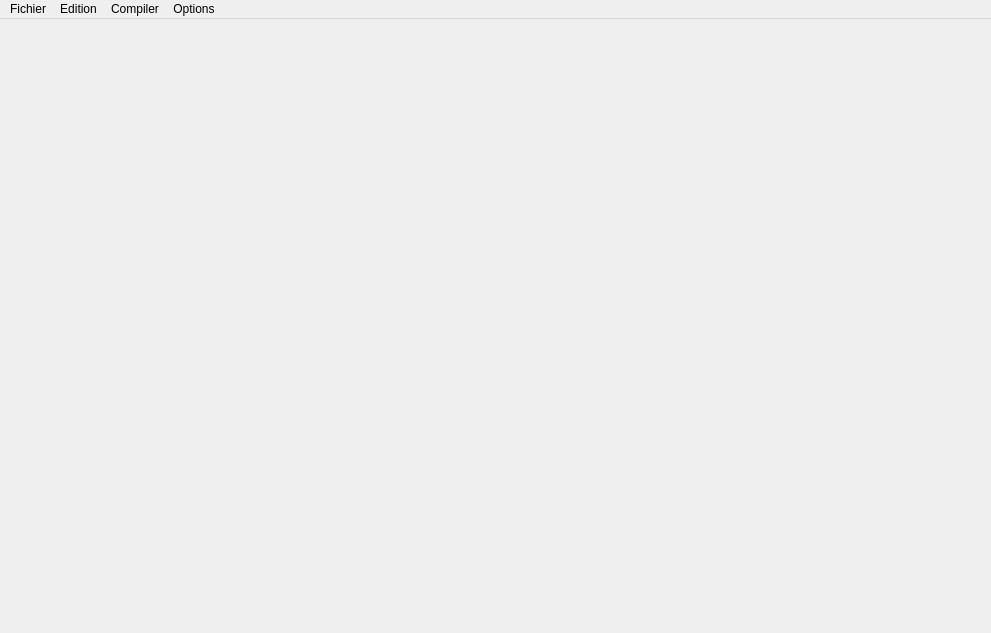
<?xml version="1.0" encoding="UTF-8"?>
<ui version="4.0">
 <class>MainWindow</class>
 <widget class="QMainWindow" name="MainWindow">
  <property name="geometry">
   <rect>
    <x>0</x>
    <y>0</y>
    <width>991</width>
    <height>633</height>
   </rect>
  </property>
  <property name="mouseTracking">
   <bool>true</bool>
  </property>
  <property name="windowTitle">
   <string>SimTex</string>
  </property>
  <property name="styleSheet">
   <string notr="true"/>
  </property>
  <widget class="QWidget" name="gridLayoutWidget">
   <property name="mouseTracking">
    <bool>true</bool>
   </property>
   <layout class="QGridLayout" name="gridLayout">
    <property name="sizeConstraint">
     <enum>QLayout::SetDefaultConstraint</enum>
    </property>
    <property name="leftMargin">
     <number>9</number>
    </property>
    <property name="topMargin">
     <number>5</number>
    </property>
    <property name="rightMargin">
     <number>0</number>
    </property>
    <property name="bottomMargin">
     <number>0</number>
    </property>
    <property name="spacing">
     <number>0</number>
    </property>
   </layout>
  </widget>
  <widget class="QMenuBar" name="menuBar">
   <property name="geometry">
    <rect>
     <x>0</x>
     <y>0</y>
     <width>991</width>
     <height>21</height>
    </rect>
   </property>
   <widget class="QMenu" name="menuFichier">
    <property name="title">
     <string>Fichier</string>
    </property>
    <widget class="QMenu" name="menuOuvrir_R_cent">
     <property name="title">
      <string>Ouvrir Récent</string>
     </property>
     <addaction name="separator"/>
     <addaction name="actionDeleteLastOpenFiles"/>
    </widget>
    <addaction name="actionNouveau"/>
    <addaction name="separator"/>
    <addaction name="actionOpen"/>
    <addaction name="menuOuvrir_R_cent"/>
    <addaction name="separator"/>
    <addaction name="actionSave"/>
    <addaction name="actionSaveAs"/>
    <addaction name="separator"/>
    <addaction name="actionEncodage"/>
    <addaction name="separator"/>
    <addaction name="actionExit"/>
   </widget>
   <widget class="QMenu" name="menuBuild">
    <property name="title">
     <string>Compiler</string>
    </property>
    <addaction name="actionPdfLatex"/>
    <addaction name="actionBibtex"/>
    <addaction name="separator"/>
    <addaction name="actionAutoView"/>
    <addaction name="actionView"/>
   </widget>
   <widget class="QMenu" name="menuOptions">
    <property name="title">
     <string>Options</string>
    </property>
    <widget class="QMenu" name="menuTh_me">
     <property name="title">
      <string>Thème</string>
     </property>
     <addaction name="separator"/>
     <addaction name="actionOpenConfigFolder"/>
    </widget>
    <addaction name="actionSettings"/>
    <addaction name="menuTh_me"/>
   </widget>
   <widget class="QMenu" name="menuEdition">
    <property name="title">
     <string>Edition</string>
    </property>
    <addaction name="actionUndo"/>
    <addaction name="actionRedo"/>
    <addaction name="separator"/>
    <addaction name="actionCut"/>
    <addaction name="actionCopy"/>
    <addaction name="actionPaste"/>
    <addaction name="separator"/>
    <addaction name="actionFindReplace"/>
   </widget>
   <addaction name="menuFichier"/>
   <addaction name="menuEdition"/>
   <addaction name="menuBuild"/>
   <addaction name="menuOptions"/>
  </widget>
  <action name="actionOpen">
   <property name="text">
    <string>Ouvrir</string>
   </property>
   <property name="shortcut">
    <string>Ctrl+O</string>
   </property>
  </action>
  <action name="actionSaveAs">
   <property name="text">
    <string>Enregistrer Sous</string>
   </property>
   <property name="shortcut">
    <string>Ctrl+Shift+S</string>
   </property>
  </action>
  <action name="actionSave">
   <property name="text">
    <string>Enregistrer</string>
   </property>
   <property name="shortcut">
    <string>Ctrl+S</string>
   </property>
  </action>
  <action name="actionPdfLatex">
   <property name="text">
    <string>PdfLatex</string>
   </property>
   <property name="shortcut">
    <string>Ctrl+B</string>
   </property>
  </action>
  <action name="actionSettings">
   <property name="text">
    <string>Préférences</string>
   </property>
   <property name="shortcut">
    <string>Ctrl+P</string>
   </property>
  </action>
  <action name="actionAutoView">
   <property name="checkable">
    <bool>true</bool>
   </property>
   <property name="checked">
    <bool>true</bool>
   </property>
   <property name="text">
    <string>Afficher automatiquement le pdf</string>
   </property>
   <property name="menuRole">
    <enum>QAction::TextHeuristicRole</enum>
   </property>
   <property name="priority">
    <enum>QAction::LowPriority</enum>
   </property>
  </action>
  <action name="actionNouveau">
   <property name="text">
    <string>Nouveau</string>
   </property>
   <property name="shortcut">
    <string>Ctrl+N</string>
   </property>
  </action>
  <action name="actionEncodage">
   <property name="text">
    <string>Encodage</string>
   </property>
   <property name="shortcut">
    <string>Ctrl+E</string>
   </property>
  </action>
  <action name="actionExit">
   <property name="text">
    <string>Quitter</string>
   </property>
  </action>
  <action name="actionUndo">
   <property name="text">
    <string>Annuler</string>
   </property>
   <property name="shortcut">
    <string>Ctrl+Z</string>
   </property>
  </action>
  <action name="actionRedo">
   <property name="text">
    <string>Refaire</string>
   </property>
   <property name="shortcut">
    <string>Ctrl+Y</string>
   </property>
  </action>
  <action name="actionCut">
   <property name="text">
    <string>Couper</string>
   </property>
   <property name="shortcut">
    <string>Ctrl+X</string>
   </property>
  </action>
  <action name="actionCopy">
   <property name="text">
    <string>Copier</string>
   </property>
   <property name="shortcut">
    <string>Ctrl+C</string>
   </property>
  </action>
  <action name="actionPaste">
   <property name="text">
    <string>Coller</string>
   </property>
   <property name="shortcut">
    <string>Ctrl+V</string>
   </property>
  </action>
  <action name="actionFindReplace">
   <property name="text">
    <string>Rechercher / Remplacer</string>
   </property>
   <property name="shortcut">
    <string>Ctrl+F</string>
   </property>
  </action>
  <action name="actionView">
   <property name="text">
    <string>Voir le pdf</string>
   </property>
   <property name="shortcut">
    <string>Ctrl+D</string>
   </property>
  </action>
  <action name="actionOpenConfigFolder">
   <property name="text">
    <string>Ouvrir le dossier thème</string>
   </property>
   <property name="shortcut">
    <string>Ctrl+T</string>
   </property>
  </action>
  <action name="actionDeleteLastOpenFiles">
   <property name="text">
    <string>Supprimer l'historique</string>
   </property>
  </action>
  <action name="actionBibtex">
   <property name="text">
    <string>Bibtex</string>
   </property>
   <property name="shortcut">
    <string>Ctrl+Shift+B</string>
   </property>
  </action>
 </widget>
 <layoutdefault spacing="6" margin="11"/>
 <resources/>
 <connections/>
</ui>
